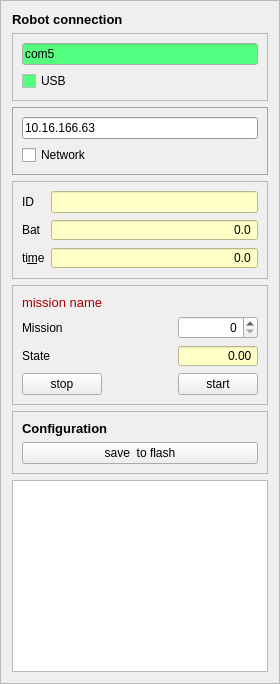
      <widget class="QFrame" name="frame_left">
       <property name="minimumSize">
        <size>
         <width>150</width>
         <height>0</height>
        </size>
       </property>
       <property name="maximumSize">
        <size>
         <width>350</width>
         <height>16777215</height>
        </size>
       </property>
       <property name="frameShape">
        <enum>QFrame::StyledPanel</enum>
       </property>
       <property name="frameShadow">
        <enum>QFrame::Raised</enum>
       </property>
       <layout class="QVBoxLayout" name="verticalLayout_17">
        <item>
         <widget class="QLabel" name="usb_port_label">
          <property name="font">
           <font>
            <pointsize>10</pointsize>
            <weight>75</weight>
            <bold>true</bold>
           </font>
          </property>
          <property name="text">
           <string notr="true">Robot connection</string>
          </property>
          <property name="buddy">
           <cstring>usb_device_name</cstring>
          </property>
         </widget>
        </item>
        <item>
         <widget class="QFrame" name="frame_usb_connect">
          <property name="enabled">
           <bool>true</bool>
          </property>
          <property name="palette">
           <palette>
            <active>
             <colorrole role="WindowText">
              <brush brushstyle="SolidPattern">
               <color alpha="255">
                <red>0</red>
                <green>0</green>
                <blue>0</blue>
               </color>
              </brush>
             </colorrole>
             <colorrole role="ButtonText">
              <brush brushstyle="SolidPattern">
               <color alpha="255">
                <red>0</red>
                <green>0</green>
                <blue>0</blue>
               </color>
              </brush>
             </colorrole>
             <colorrole role="Base">
              <brush brushstyle="SolidPattern">
               <color alpha="255">
                <red>85</red>
                <green>255</green>
                <blue>127</blue>
               </color>
              </brush>
             </colorrole>
             <colorrole role="Window">
              <brush brushstyle="SolidPattern">
               <color alpha="255">
                <red>170</red>
                <green>255</green>
                <blue>127</blue>
               </color>
              </brush>
             </colorrole>
             <colorrole role="AlternateBase">
              <brush brushstyle="SolidPattern">
               <color alpha="255">
                <red>85</red>
                <green>255</green>
                <blue>127</blue>
               </color>
              </brush>
             </colorrole>
            </active>
            <inactive>
             <colorrole role="WindowText">
              <brush brushstyle="SolidPattern">
               <color alpha="255">
                <red>0</red>
                <green>0</green>
                <blue>0</blue>
               </color>
              </brush>
             </colorrole>
             <colorrole role="ButtonText">
              <brush brushstyle="SolidPattern">
               <color alpha="255">
                <red>0</red>
                <green>0</green>
                <blue>0</blue>
               </color>
              </brush>
             </colorrole>
             <colorrole role="Base">
              <brush brushstyle="SolidPattern">
               <color alpha="255">
                <red>85</red>
                <green>255</green>
                <blue>127</blue>
               </color>
              </brush>
             </colorrole>
             <colorrole role="Window">
              <brush brushstyle="SolidPattern">
               <color alpha="255">
                <red>240</red>
                <green>240</green>
                <blue>240</blue>
               </color>
              </brush>
             </colorrole>
             <colorrole role="AlternateBase">
              <brush brushstyle="SolidPattern">
               <color alpha="255">
                <red>85</red>
                <green>255</green>
                <blue>127</blue>
               </color>
              </brush>
             </colorrole>
            </inactive>
            <disabled>
             <colorrole role="WindowText">
              <brush brushstyle="SolidPattern">
               <color alpha="255">
                <red>0</red>
                <green>0</green>
                <blue>0</blue>
               </color>
              </brush>
             </colorrole>
             <colorrole role="ButtonText">
              <brush brushstyle="SolidPattern">
               <color alpha="255">
                <red>0</red>
                <green>0</green>
                <blue>0</blue>
               </color>
              </brush>
             </colorrole>
             <colorrole role="Base">
              <brush brushstyle="SolidPattern">
               <color alpha="255">
                <red>170</red>
                <green>0</green>
                <blue>0</blue>
               </color>
              </brush>
             </colorrole>
             <colorrole role="Window">
              <brush brushstyle="SolidPattern">
               <color alpha="255">
                <red>255</red>
                <green>119</green>
                <blue>139</blue>
               </color>
              </brush>
             </colorrole>
             <colorrole role="AlternateBase">
              <brush brushstyle="SolidPattern">
               <color alpha="255">
                <red>85</red>
                <green>255</green>
                <blue>127</blue>
               </color>
              </brush>
             </colorrole>
            </disabled>
           </palette>
          </property>
          <property name="toolTip">
           <string notr="true">&lt;html&gt;&lt;head/&gt;&lt;body&gt;&lt;p&gt;&lt;span style=&quot; color:#00ff00;&quot;&gt;Green: OK, &lt;/span&gt;&lt;br/&gt;&lt;span style=&quot; color:#ffaa7f;&quot;&gt;Yellow/red: NO data from robot&lt;/span&gt;&lt;/p&gt;&lt;/body&gt;&lt;/html&gt;</string>
          </property>
          <property name="frameShape">
           <enum>QFrame::StyledPanel</enum>
          </property>
          <property name="frameShadow">
           <enum>QFrame::Plain</enum>
          </property>
          <layout class="QVBoxLayout" name="verticalLayout_15">
           <item>
            <widget class="QLineEdit" name="usb_device_name">
             <property name="toolTip">
              <string notr="true">&lt;html&gt;&lt;head/&gt;&lt;body&gt;&lt;p&gt;Name of device &lt;span style=&quot; font-style:italic;&quot;&gt;COMX &lt;/span&gt;on windows &lt;span style=&quot; font-style:italic;&quot;&gt;/dev/ttyACMX&lt;/span&gt; on linux&lt;/p&gt;&lt;/body&gt;&lt;/html&gt;</string>
             </property>
             <property name="text">
              <string extracomment="e.g. /dev/ttyACM0  or COM12">com5</string>
             </property>
            </widget>
           </item>
           <item>
            <widget class="QCheckBox" name="connect_usb">
             <property name="toolTip">
              <string>&lt;html&gt;&lt;head/&gt;&lt;body&gt;&lt;p&gt;When checked connection is attempted evert 2 seconds.&lt;/p&gt;&lt;/body&gt;&lt;/html&gt;</string>
             </property>
             <property name="text">
              <string>USB</string>
             </property>
            </widget>
           </item>
          </layout>
         </widget>
        </item>
        <item>
         <widget class="QFrame" name="frame_wifi_connect">
          <property name="enabled">
           <bool>true</bool>
          </property>
          <property name="palette">
           <palette>
            <active>
             <colorrole role="Window">
              <brush brushstyle="SolidPattern">
               <color alpha="255">
                <red>0</red>
                <green>255</green>
                <blue>0</blue>
               </color>
              </brush>
             </colorrole>
             <colorrole role="AlternateBase">
              <brush brushstyle="SolidPattern">
               <color alpha="255">
                <red>85</red>
                <green>255</green>
                <blue>127</blue>
               </color>
              </brush>
             </colorrole>
            </active>
            <inactive>
             <colorrole role="Window">
              <brush brushstyle="SolidPattern">
               <color alpha="255">
                <red>214</red>
                <green>210</green>
                <blue>208</blue>
               </color>
              </brush>
             </colorrole>
             <colorrole role="AlternateBase">
              <brush brushstyle="SolidPattern">
               <color alpha="255">
                <red>85</red>
                <green>255</green>
                <blue>127</blue>
               </color>
              </brush>
             </colorrole>
            </inactive>
            <disabled>
             <colorrole role="Window">
              <brush brushstyle="SolidPattern">
               <color alpha="255">
                <red>255</red>
                <green>0</green>
                <blue>0</blue>
               </color>
              </brush>
             </colorrole>
             <colorrole role="AlternateBase">
              <brush brushstyle="SolidPattern">
               <color alpha="255">
                <red>85</red>
                <green>255</green>
                <blue>127</blue>
               </color>
              </brush>
             </colorrole>
            </disabled>
           </palette>
          </property>
          <property name="toolTip">
           <string notr="true">&lt;html&gt;&lt;head/&gt;&lt;body&gt;&lt;p&gt;&lt;span style=&quot; color:#00ff00;&quot;&gt;Green: OK, &lt;/span&gt;&lt;br/&gt;&lt;span style=&quot; color:#ffaa7f;&quot;&gt;Yellow/red: NO data from robot&lt;/span&gt;&lt;/p&gt;&lt;/body&gt;&lt;/html&gt;</string>
          </property>
          <property name="frameShape">
           <enum>QFrame::StyledPanel</enum>
          </property>
          <property name="frameShadow">
           <enum>QFrame::Plain</enum>
          </property>
          <layout class="QVBoxLayout" name="verticalLayout_16">
           <item>
            <widget class="QLineEdit" name="wifi_host_name">
             <property name="toolTip">
              <string notr="true">&lt;html&gt;&lt;head/&gt;&lt;body&gt;&lt;p&gt;IP (or name ?) and optionally port number of robot (to be used at next connect)&lt;/p&gt;&lt;p&gt;e.g. connect to Vigga(37):&lt;br/&gt;&lt;span style=&quot; font-style:italic;&quot;&gt;10.16.166.37:24001&lt;/span&gt;&lt;/p&gt;&lt;p&gt;at DTU on the device net IP is 10.16.166.XX, where XX is the robot number.&lt;/p&gt;&lt;p&gt;if using a RoboBot, then the robot name may be used (if on same local network), e.g.&lt;br/&gt;&lt;span style=&quot; font-style:italic;&quot;&gt;amanda.local  (RoboBots do not connect to &amp;quot;device&amp;quot; network, and do not have an IP 10.16.166.xxx).&lt;/span&gt;&lt;/p&gt;&lt;p&gt;Default port is 24001 and this part may be omitted.&lt;/p&gt;&lt;/body&gt;&lt;/html&gt;</string>
             </property>
             <property name="text">
              <string extracomment="e.g. /dev/ttyACM0  or COM12">10.16.166.63</string>
             </property>
            </widget>
           </item>
           <item>
            <widget class="QCheckBox" name="connect_wifi">
             <property name="toolTip">
              <string>&lt;html&gt;&lt;head/&gt;&lt;body&gt;&lt;p&gt;When checked network connection is attempted.&lt;/p&gt;&lt;p&gt;At times the client needs restart, when robot is turned off/rebooted while connection is active.&lt;/p&gt;&lt;/body&gt;&lt;/html&gt;</string>
             </property>
             <property name="text">
              <string>Network</string>
             </property>
            </widget>
           </item>
          </layout>
         </widget>
        </item>
        <item>
         <widget class="QFrame" name="frame_batt_time">
          <property name="enabled">
           <bool>true</bool>
          </property>
          <property name="palette">
           <palette>
            <active>
             <colorrole role="WindowText">
              <brush brushstyle="SolidPattern">
               <color alpha="255">
                <red>0</red>
                <green>0</green>
                <blue>0</blue>
               </color>
              </brush>
             </colorrole>
             <colorrole role="ButtonText">
              <brush brushstyle="SolidPattern">
               <color alpha="255">
                <red>0</red>
                <green>0</green>
                <blue>0</blue>
               </color>
              </brush>
             </colorrole>
             <colorrole role="Base">
              <brush brushstyle="SolidPattern">
               <color alpha="255">
                <red>85</red>
                <green>255</green>
                <blue>127</blue>
               </color>
              </brush>
             </colorrole>
             <colorrole role="Window">
              <brush brushstyle="SolidPattern">
               <color alpha="255">
                <red>170</red>
                <green>255</green>
                <blue>127</blue>
               </color>
              </brush>
             </colorrole>
             <colorrole role="AlternateBase">
              <brush brushstyle="SolidPattern">
               <color alpha="255">
                <red>85</red>
                <green>255</green>
                <blue>127</blue>
               </color>
              </brush>
             </colorrole>
            </active>
            <inactive>
             <colorrole role="WindowText">
              <brush brushstyle="SolidPattern">
               <color alpha="255">
                <red>0</red>
                <green>0</green>
                <blue>0</blue>
               </color>
              </brush>
             </colorrole>
             <colorrole role="ButtonText">
              <brush brushstyle="SolidPattern">
               <color alpha="255">
                <red>0</red>
                <green>0</green>
                <blue>0</blue>
               </color>
              </brush>
             </colorrole>
             <colorrole role="Base">
              <brush brushstyle="SolidPattern">
               <color alpha="255">
                <red>85</red>
                <green>255</green>
                <blue>127</blue>
               </color>
              </brush>
             </colorrole>
             <colorrole role="Window">
              <brush brushstyle="SolidPattern">
               <color alpha="255">
                <red>240</red>
                <green>240</green>
                <blue>240</blue>
               </color>
              </brush>
             </colorrole>
             <colorrole role="AlternateBase">
              <brush brushstyle="SolidPattern">
               <color alpha="255">
                <red>85</red>
                <green>255</green>
                <blue>127</blue>
               </color>
              </brush>
             </colorrole>
            </inactive>
            <disabled>
             <colorrole role="WindowText">
              <brush brushstyle="SolidPattern">
               <color alpha="255">
                <red>0</red>
                <green>0</green>
                <blue>0</blue>
               </color>
              </brush>
             </colorrole>
             <colorrole role="ButtonText">
              <brush brushstyle="SolidPattern">
               <color alpha="255">
                <red>0</red>
                <green>0</green>
                <blue>0</blue>
               </color>
              </brush>
             </colorrole>
             <colorrole role="Base">
              <brush brushstyle="SolidPattern">
               <color alpha="255">
                <red>170</red>
                <green>0</green>
                <blue>0</blue>
               </color>
              </brush>
             </colorrole>
             <colorrole role="Window">
              <brush brushstyle="SolidPattern">
               <color alpha="255">
                <red>255</red>
                <green>119</green>
                <blue>139</blue>
               </color>
              </brush>
             </colorrole>
             <colorrole role="AlternateBase">
              <brush brushstyle="SolidPattern">
               <color alpha="255">
                <red>85</red>
                <green>255</green>
                <blue>127</blue>
               </color>
              </brush>
             </colorrole>
            </disabled>
           </palette>
          </property>
          <property name="toolTip">
           <string notr="true">&lt;html&gt;&lt;head/&gt;&lt;body&gt;&lt;p&gt;&lt;span style=&quot; color:#00ff00;&quot;&gt;Green: OK, &lt;/span&gt;&lt;br/&gt;&lt;span style=&quot; color:#ffaa7f;&quot;&gt;Yellow/red: NO data from robot&lt;/span&gt;&lt;/p&gt;&lt;/body&gt;&lt;/html&gt;</string>
          </property>
          <property name="frameShape">
           <enum>QFrame::StyledPanel</enum>
          </property>
          <property name="frameShadow">
           <enum>QFrame::Plain</enum>
          </property>
          <layout class="QGridLayout" name="gridLayout_10">
           <item row="1" column="0" colspan="2">
            <widget class="QLabel" name="label_15">
             <property name="text">
              <string>Bat</string>
             </property>
             <property name="buddy">
              <cstring>val_batt</cstring>
             </property>
            </widget>
           </item>
           <item row="1" column="2">
            <widget class="QDoubleSpinBox" name="val_batt">
             <property name="enabled">
              <bool>true</bool>
             </property>
             <property name="toolTip">
              <string notr="true">&lt;html&gt;&lt;head/&gt;&lt;body&gt;&lt;p&gt;Battery voltage as measured by the robot&lt;br/&gt;(11.1V nominal, 12.6 (fully charged) 10.0V battery flat (LiPo 3s).&lt;br/&gt;NB! Battery may not be discharged below 10V.&lt;/p&gt;&lt;p&gt;(On USB power only, battery voltage will be measured as 0-3.3V)&lt;/p&gt;&lt;/body&gt;&lt;/html&gt;</string>
             </property>
             <property name="statusTip">
              <string notr="true"/>
             </property>
             <property name="styleSheet">
              <string notr="true">background-color: rgb(255, 255, 200);</string>
             </property>
             <property name="locale">
              <locale language="C" country="AnyCountry"/>
             </property>
             <property name="alignment">
              <set>Qt::AlignRight|Qt::AlignTrailing|Qt::AlignVCenter</set>
             </property>
             <property name="readOnly">
              <bool>true</bool>
             </property>
             <property name="buttonSymbols">
              <enum>QAbstractSpinBox::NoButtons</enum>
             </property>
             <property name="specialValueText">
              <string notr="true"/>
             </property>
             <property name="decimals">
              <number>1</number>
             </property>
             <property name="minimum">
              <double>-10000.000000000000000</double>
             </property>
             <property name="maximum">
              <double>100000.000000000000000</double>
             </property>
            </widget>
           </item>
           <item row="0" column="0">
            <widget class="QLabel" name="label_73">
             <property name="text">
              <string>ID</string>
             </property>
             <property name="buddy">
              <cstring>val_batt</cstring>
             </property>
            </widget>
           </item>
           <item row="0" column="2">
            <widget class="QLineEdit" name="robot_id_main">
             <property name="toolTip">
              <string>&lt;html&gt;&lt;head/&gt;&lt;body&gt;&lt;p&gt;Robot name and ID, if zero, then try to diconnect-reconnect, as the client may have missed the name.&lt;/p&gt;&lt;/body&gt;&lt;/html&gt;</string>
             </property>
             <property name="styleSheet">
              <string notr="true">background-color: rgb(255, 255, 200);</string>
             </property>
             <property name="alignment">
              <set>Qt::AlignRight|Qt::AlignTrailing|Qt::AlignVCenter</set>
             </property>
             <property name="readOnly">
              <bool>true</bool>
             </property>
            </widget>
           </item>
           <item row="2" column="2">
            <widget class="QDoubleSpinBox" name="main_time">
             <property name="enabled">
              <bool>true</bool>
             </property>
             <property name="toolTip">
              <string notr="true">Time since last start (seconds)</string>
             </property>
             <property name="statusTip">
              <string notr="true"/>
             </property>
             <property name="styleSheet">
              <string notr="true">background-color: rgb(255, 255, 200);</string>
             </property>
             <property name="locale">
              <locale language="C" country="AnyCountry"/>
             </property>
             <property name="alignment">
              <set>Qt::AlignRight|Qt::AlignTrailing|Qt::AlignVCenter</set>
             </property>
             <property name="readOnly">
              <bool>true</bool>
             </property>
             <property name="buttonSymbols">
              <enum>QAbstractSpinBox::NoButtons</enum>
             </property>
             <property name="specialValueText">
              <string notr="true"/>
             </property>
             <property name="decimals">
              <number>1</number>
             </property>
             <property name="minimum">
              <double>-10000.000000000000000</double>
             </property>
             <property name="maximum">
              <double>100000.000000000000000</double>
             </property>
            </widget>
           </item>
           <item row="2" column="0" colspan="2">
            <widget class="QLabel" name="label_39">
             <property name="text">
              <string>ti&amp;me</string>
             </property>
             <property name="buddy">
              <cstring>val_batt</cstring>
             </property>
            </widget>
           </item>
          </layout>
         </widget>
        </item>
        <item>
         <widget class="QFrame" name="frame_7">
          <property name="frameShape">
           <enum>QFrame::StyledPanel</enum>
          </property>
          <property name="frameShadow">
           <enum>QFrame::Sunken</enum>
          </property>
          <layout class="QGridLayout" name="gridLayout_7">
           <item row="1" column="0">
            <widget class="QLabel" name="label_16">
             <property name="text">
              <string>Mission</string>
             </property>
            </widget>
           </item>
           <item row="1" column="2">
            <widget class="QSpinBox" name="main_mission_2">
             <property name="toolTip">
              <string notr="true">&lt;html&gt;&lt;head/&gt;&lt;body&gt;&lt;p&gt;Mission type&lt;br/&gt;0: user mission, &lt;br/&gt;1..: hardcoded missions&lt;/p&gt;&lt;/body&gt;&lt;/html&gt;</string>
             </property>
             <property name="statusTip">
              <string notr="true"/>
             </property>
             <property name="alignment">
              <set>Qt::AlignRight|Qt::AlignTrailing|Qt::AlignVCenter</set>
             </property>
             <property name="maximum">
              <number>101</number>
             </property>
            </widget>
           </item>
           <item row="3" column="0">
            <widget class="QLabel" name="label_27">
             <property name="text">
              <string>State</string>
             </property>
             <property name="buddy">
              <cstring>main_mission_state</cstring>
             </property>
            </widget>
           </item>
           <item row="3" column="2">
            <widget class="QDoubleSpinBox" name="main_mission_state">
             <property name="toolTip">
              <string notr="true">&lt;html&gt;&lt;head/&gt;&lt;body&gt;&lt;p&gt;State in mission&lt;/p&gt;&lt;p&gt;0: no mission active&lt;/p&gt;&lt;p&gt;1: delaying start (1 second)&lt;/p&gt;&lt;p&gt;2... active mission state&lt;/p&gt;&lt;p&gt;For user missions the decimal part is equal to the line number in the mission.&lt;br/&gt;(comment lines do not count, first line is 0)&lt;/p&gt;&lt;/body&gt;&lt;/html&gt;</string>
             </property>
             <property name="styleSheet">
              <string notr="true">background-color: rgb(255, 255, 200);</string>
             </property>
             <property name="locale">
              <locale language="C" country="AnyCountry"/>
             </property>
             <property name="alignment">
              <set>Qt::AlignRight|Qt::AlignTrailing|Qt::AlignVCenter</set>
             </property>
             <property name="readOnly">
              <bool>true</bool>
             </property>
             <property name="buttonSymbols">
              <enum>QAbstractSpinBox::NoButtons</enum>
             </property>
             <property name="specialValueText">
              <string notr="true"/>
             </property>
             <property name="decimals">
              <number>2</number>
             </property>
             <property name="minimum">
              <double>0.000000000000000</double>
             </property>
             <property name="maximum">
              <double>100.000000000000000</double>
             </property>
            </widget>
           </item>
           <item row="4" column="0">
            <widget class="QPushButton" name="main_stop">
             <property name="text">
              <string>stop</string>
             </property>
            </widget>
           </item>
           <item row="4" column="1">
            <spacer name="horizontalSpacer_3">
             <property name="orientation">
              <enum>Qt::Horizontal</enum>
             </property>
             <property name="sizeHint" stdset="0">
              <size>
               <width>4</width>
               <height>20</height>
              </size>
             </property>
            </spacer>
           </item>
           <item row="4" column="2">
            <widget class="QPushButton" name="main_start">
             <property name="text">
              <string>start</string>
             </property>
            </widget>
           </item>
           <item row="0" column="0" colspan="3">
            <widget class="QLabel" name="mission_name">
             <property name="sizePolicy">
              <sizepolicy hsizetype="Expanding" vsizetype="Preferred">
               <horstretch>0</horstretch>
               <verstretch>0</verstretch>
              </sizepolicy>
             </property>
             <property name="palette">
              <palette>
               <active>
                <colorrole role="WindowText">
                 <brush brushstyle="SolidPattern">
                  <color alpha="255">
                   <red>170</red>
                   <green>0</green>
                   <blue>0</blue>
                  </color>
                 </brush>
                </colorrole>
                <colorrole role="Text">
                 <brush brushstyle="SolidPattern">
                  <color alpha="255">
                   <red>170</red>
                   <green>0</green>
                   <blue>0</blue>
                  </color>
                 </brush>
                </colorrole>
                <colorrole role="ButtonText">
                 <brush brushstyle="SolidPattern">
                  <color alpha="255">
                   <red>170</red>
                   <green>0</green>
                   <blue>0</blue>
                  </color>
                 </brush>
                </colorrole>
                <colorrole role="AlternateBase">
                 <brush brushstyle="SolidPattern">
                  <color alpha="255">
                   <red>85</red>
                   <green>255</green>
                   <blue>127</blue>
                  </color>
                 </brush>
                </colorrole>
               </active>
               <inactive>
                <colorrole role="WindowText">
                 <brush brushstyle="SolidPattern">
                  <color alpha="255">
                   <red>170</red>
                   <green>0</green>
                   <blue>0</blue>
                  </color>
                 </brush>
                </colorrole>
                <colorrole role="Text">
                 <brush brushstyle="SolidPattern">
                  <color alpha="255">
                   <red>0</red>
                   <green>0</green>
                   <blue>0</blue>
                  </color>
                 </brush>
                </colorrole>
                <colorrole role="ButtonText">
                 <brush brushstyle="SolidPattern">
                  <color alpha="255">
                   <red>170</red>
                   <green>0</green>
                   <blue>0</blue>
                  </color>
                 </brush>
                </colorrole>
                <colorrole role="AlternateBase">
                 <brush brushstyle="SolidPattern">
                  <color alpha="255">
                   <red>85</red>
                   <green>255</green>
                   <blue>127</blue>
                  </color>
                 </brush>
                </colorrole>
               </inactive>
               <disabled>
                <colorrole role="WindowText">
                 <brush brushstyle="SolidPattern">
                  <color alpha="255">
                   <red>128</red>
                   <green>128</green>
                   <blue>128</blue>
                  </color>
                 </brush>
                </colorrole>
                <colorrole role="Text">
                 <brush brushstyle="SolidPattern">
                  <color alpha="255">
                   <red>128</red>
                   <green>128</green>
                   <blue>128</blue>
                  </color>
                 </brush>
                </colorrole>
                <colorrole role="ButtonText">
                 <brush brushstyle="SolidPattern">
                  <color alpha="255">
                   <red>128</red>
                   <green>128</green>
                   <blue>128</blue>
                  </color>
                 </brush>
                </colorrole>
                <colorrole role="AlternateBase">
                 <brush brushstyle="SolidPattern">
                  <color alpha="255">
                   <red>85</red>
                   <green>255</green>
                   <blue>127</blue>
                  </color>
                 </brush>
                </colorrole>
               </disabled>
              </palette>
             </property>
             <property name="font">
              <font>
               <pointsize>10</pointsize>
              </font>
             </property>
             <property name="toolTip">
              <string notr="true" extracomment="Mission name">Name of mission as received from robot</string>
             </property>
             <property name="text">
              <string>mission name</string>
             </property>
            </widget>
           </item>
          </layout>
         </widget>
        </item>
        <item>
         <widget class="QFrame" name="frame_14">
          <property name="frameShape">
           <enum>QFrame::StyledPanel</enum>
          </property>
          <property name="frameShadow">
           <enum>QFrame::Sunken</enum>
          </property>
          <layout class="QVBoxLayout" name="verticalLayout_2">
           <item>
            <widget class="QLabel" name="label_50">
             <property name="font">
              <font>
               <pointsize>10</pointsize>
               <weight>75</weight>
               <bold>true</bold>
              </font>
             </property>
             <property name="text">
              <string>Configuration</string>
             </property>
            </widget>
           </item>
           <item>
            <widget class="QPushButton" name="config_robot_save">
             <property name="toolTip">
              <string notr="true">&lt;html&gt;&lt;head/&gt;&lt;body&gt;&lt;p&gt;Save (most) settings from robot RAM to robot flash.&lt;br/&gt;Flash settings are loaded after a &amp;quot;REBOOT&amp;quot;.&lt;/p&gt;&lt;/body&gt;&lt;/html&gt;</string>
             </property>
             <property name="text">
              <string>save  to flash</string>
             </property>
            </widget>
           </item>
          </layout>
         </widget>
        </item>
        <item>
         <widget class="QPlainTextEdit" name="Main_status_log">
          <property name="toolTip">
           <string>&lt;html&gt;&lt;head/&gt;&lt;body&gt;&lt;p&gt;Same status as in the &amp;quot;debug&amp;quot; tab.&lt;/p&gt;&lt;/body&gt;&lt;/html&gt;</string>
          </property>
          <property name="horizontalScrollBarPolicy">
           <enum>Qt::ScrollBarAlwaysOff</enum>
          </property>
          <property name="lineWrapMode">
           <enum>QPlainTextEdit::NoWrap</enum>
          </property>
         </widget>
        </item>
       </layout>
      </widget>
